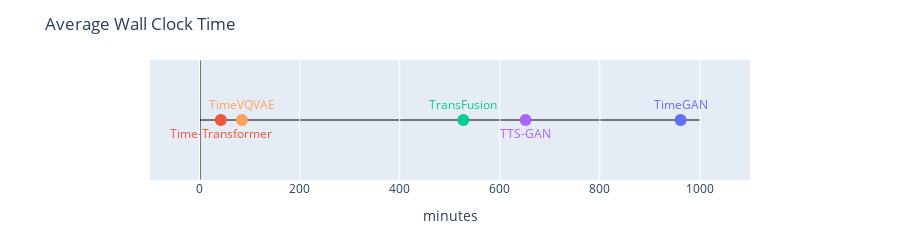

This figure's notebook cell:
### Code cell
average_timings = timings.set_index("Method").mean(axis=1).to_frame(name="Average Wall Clock Time").drop(index="JustCopy")


plot_on_number_line(\
    average_timings["Average Wall Clock Time"], \
    title = "Average Wall Clock Time", \
    axis_label = "minutes", \
    range_min=1, \
    range_max=1000, \
    textpositions=["top center","bottom center","top center","bottom center","top center"])

### Figure 1 — Plotly figure (JSON) as saved in the notebook; plotly's stock layout.template omitted (floating-point values rounded to 4 significant figures)
{"data": [{"marker": {"color": ["#636EFA", "#EF553B", "#00CC96", "#AB63FA", "#FFA15A", "#19D3F3"], "size": 12}, "mode": "markers+text", "text": ["TimeGAN", "Time-Transformer", "TransFusion", "TTS-GAN", "TimeVQVAE"], "textfont": {"color": ["#636EFA", "#EF553B", "#00CC96", "#AB63FA", "#FFA15A", "#19D3F3"]}, "textposition": ["top center", "bottom center", "top center", "bottom center", "top center"], "type": "scatter", "x": [961.3, 42.5, 527.2, 651.5, 84.83], "y": [0, 0, 0, 0, 0]}], "layout": {"height": 200, "margin": {"b": 60, "l": 150, "r": 150, "t": 60}, "shapes": [{"layer": "below", "line": {"color": "black", "width": 1}, "type": "line", "x0": 1, "x1": 1000, "y0": 0, "y1": 0}, {"layer": "below", "line": {"color": "black", "width": 1}, "type": "line", "x0": 1, "x1": 1, "y0": -1, "y1": 1}], "showlegend": false, "title": {"text": "Average Wall Clock Time"}, "xaxis": {"range": [-98.9, 1100.0], "showgrid": true, "title": {"text": "minutes"}, "zeroline": false}, "yaxis": {"title": {"text": ""}, "visible": false}}}
